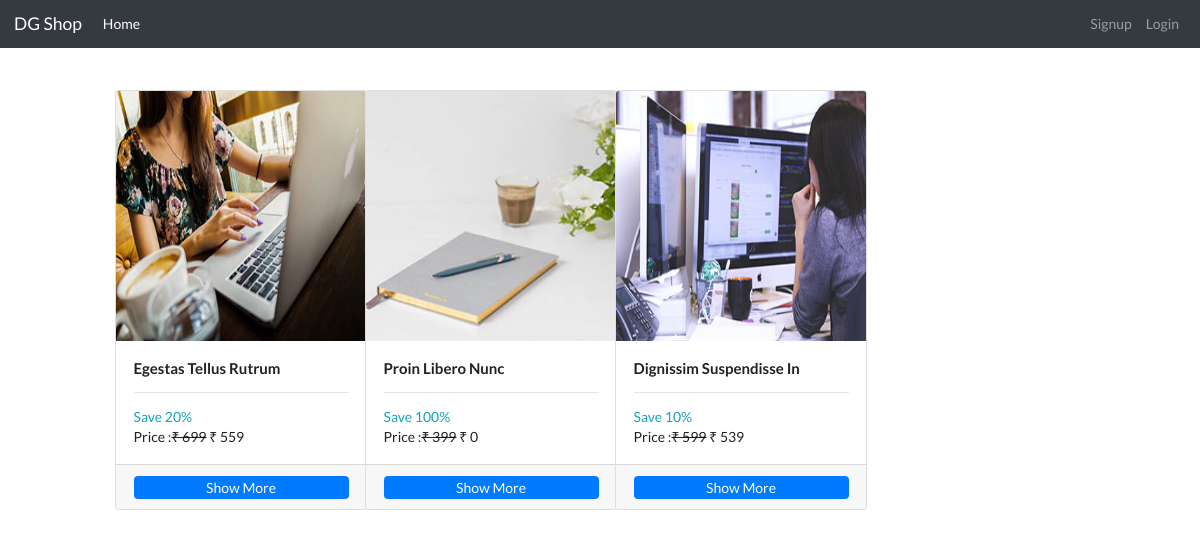
The page / on the database its author committed.
### shop/models/product.py (models this page shows, shortened)
class Product(models.Model):
    name=models.CharField(max_length=50)
    description=models.CharField(max_length=500)
    price=models.IntegerField(default=0)
    active=models.BooleanField(default=True)
    discount=models.IntegerField(default=0)
    file=models.FileField(upload_to='uploads/files', null=True, blank=True)
    thumbnail=models.ImageField(upload_to='uploads/thumbnail')
    link=models.CharField(null=True,blank=True,max_length=200)
    fileSize=models.CharField(null=True, max_length=10, blank=True)

### shop/views.py (the view)
# urls.py: path('', index, name="home"),
def index(request):
    products = Product.objects.filter(active=True)
    params = {
        'title': 'Home',
        'products': products
    }
    return render(request, 'shop/index.html', params)

### shop/templatetags/custom_filter.py (called while the page is built)
@register.filter(name='rupee')
def addRupeeSign(value):
    return f'₹ {value}'

@register.filter(name='sell_price')
def getSalePrice(product):
    return int(product.price - (product.price* (product.discount/100)))

@register.filter(name='percentage')
def addPercentage(value):
    return f'{value}%'

### shop/templates/shop/index.html (shortened to what this page needs)
{% extends 'shop/base.html' %}
{% load static %}
{% load custom_filter %}
{% block content %}
<div class="row">
    <div class="col-md-10 mx-auto pt-5">
        <div class="row">
            {% for product in products %}
               <div class="col-md-3">
                    <div class="card" style="width: 18rem;">
                        <img src="{{product.thumbnail.url}}" class="card-img-top image-fluid" alt="{{product.name|title}}" height="250" width="100%">
                        <div class="card-body">
                            <h4 class="card-title">{{product.name|title}}</h4>
                            <hr>
                            <p class="text-info p-0 m-0">Save {{product.discount|percentage}}</p>
                            <p>Price :<del>{{product.price|rupee}}</del>    {{product|sell_price|rupee}}</p>
                        </div>
                        <div class="card-footer">
                            <a href="/products/{{product.id}}" class="btn btn-block p-0 m-0 btn-primary">Show More</a>
                        </div>
                    </div>
               </div>
            {% endfor %}
        </div>
    </div>
</div>
{% endblock content %}

### shop/templates/shop/base.html (shortened to what this page needs)
<!doctype html>
<html lang="en">
    <head>
        {% load static %}
        <link rel="stylesheet" href="{% static 'css/bootstrap.min.css'%}" >
        <link rel="stylesheet" href="{% static 'css/semantic.min.css'%}" >
    </head>
  <body>
    <nav class="navbar navbar-expand-lg navbar-dark bg-dark">
        <a class="navbar-brand" href="{% url 'home' %}">DG Shop</a>
        <div class="collapse navbar-collapse" id="navbarSupportedContent">
            <ul class="navbar-nav mr-auto">
                <li class="nav-item active">
                    <a class="nav-link" href="{% url 'home' %}">Home </a>
                </li>
            </ul>
            <ul class="navbar-nav ml-auto">
                {% if request.session.user %}
                <li class="nav-item active">
                    <a class="nav-link" href="/my-orders">My Orders</a>
                </li>
                <li class="nav-item active">
                    <a class="nav-link" href="#">Profile</a>
                </li>
                <li class="nav-item">
                    <a class="nav-link" href="/logout">Logout</a>
                </li>
                {% else %}
                <li class="nav-item">
                    <a class="nav-link" href="/signup">Signup</a>
                </li>
                <li class="nav-item">
                    <a class="nav-link" href="/login">Login</a>
                </li>
                {% endif %}
            </ul>
        </div>
    </nav>
    <div class="container-fluid">
        {% block content %}
        {% endblock content %}
    </div>
  </body>
</html>

### rows shown on the page
Product: thumbnail (picture), name "Egestas Tellus Rutrum", discount|percentage "20%", price "₹ 699", price+discount "₹ 559"
Product: thumbnail (picture), name "Proin Libero Nunc", discount|percentage "100%", price "₹ 399", price+discount "₹ 0"
Product: thumbnail (picture), name "Dignissim Suspendisse In", discount|percentage "10%", price "₹ 599", price+discount "₹ 539"
